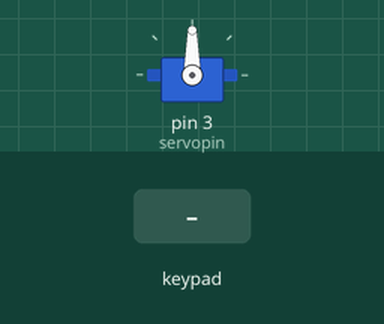
This sketch was run on a simulated Arduino Uno, built with avr-gcc and run on an emulated ATmega328P. On the bench: servo. The test bench sets the inputs (shaded band).

Above: at 1.2 s.
1.3 s: key '#' pressed
At 2.5 s:
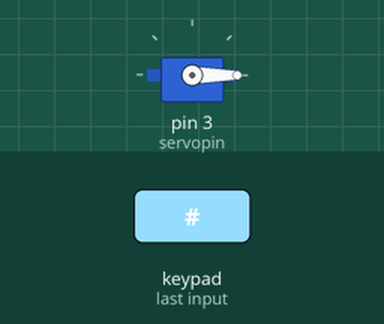
2.8 s: keypad keys 1 2 1 1 1 0 9 # pressed 0.4 s apart
At 6.0 s:
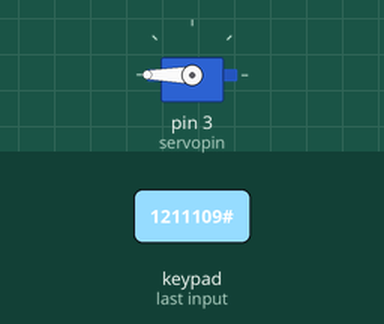
Timing chart, 0 to 7.5 s (numbered marks = the images above; inputs shaded):
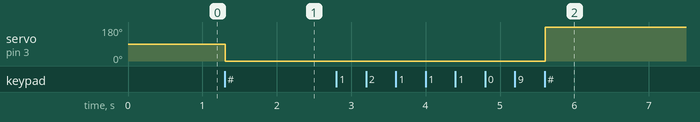

Measured:
- after the input at 1.3 s, servo on pin 3 (servopin): 90° → 0° at once
- after the input at 2.8 s, servo on pin 3 (servopin): 0° → 180° after 2.8 s

The sketch:

keypad_servo.ino
```cpp
#include <Keypad.h>
#include <Servo.h>
byte servopin = 3;
const byte satir = 4;
const byte sutun = 4;
String deger = "";
char tus;
char tus_takimi[satir][sutun] = {
  {'1', '2', '3', 'A'},
  {'4', '5', '6', 'B'},
  {'7', '8', '9', 'C'},
  {'*', '0', '#', 'D'}
};

byte satir_pinleri[satir] = {12, 11, 10, 9};
byte sutun_pinleri[sutun] = {8, 7, 6, 5};

Keypad a = Keypad(makeKeymap(tus_takimi) , satir_pinleri , sutun_pinleri , satir , sutun);
Servo servo1;
void setup()
{ servo1.attach(servopin);
  Serial.begin(9600);
}

void loop()
{
  tus = a.getKey();
  if (tus)
  {
    deger += tus;
    int z = deger.toInt();
    if (tus == '#') {
      servo1.write(z);
      deger = "";
    }
  }

}
```
